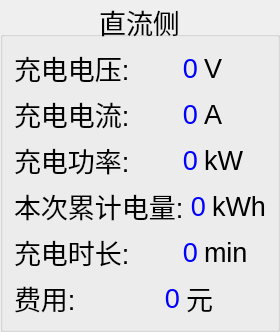
                            <widget class="QGroupBox" name="verticalGroupBox_6">
                             <property name="font">
                              <font>
                               <family>Microsoft YaHei UI</family>
                               <pointsize>20</pointsize>
                               <italic>false</italic>
                               <bold>false</bold>
                              </font>
                             </property>
                             <property name="styleSheet">
                              <string notr="true">font: 20pt &quot;Microsoft YaHei UI&quot;;</string>
                             </property>
                             <property name="title">
                              <string>直流侧</string>
                             </property>
                             <property name="alignment">
                              <set>Qt::AlignCenter</set>
                             </property>
                             <property name="flat">
                              <bool>false</bool>
                             </property>
                             <layout class="QVBoxLayout" name="verticalLayout_17">
                              <item>
                               <layout class="QVBoxLayout" name="verticalLayout_18">
                                <item>
                                 <layout class="QHBoxLayout" name="horizontalLayout_12">
                                  <item>
                                   <widget class="QLabel" name="label_40">
                                    <property name="focusPolicy">
                                     <enum>Qt::NoFocus</enum>
                                    </property>
                                    <property name="styleSheet">
                                     <string notr="true">font: 20pt &quot;微软雅黑&quot;;</string>
                                    </property>
                                    <property name="text">
                                     <string>充电电压:</string>
                                    </property>
                                   </widget>
                                  </item>
                                  <item>
                                   <widget class="QLabel" name="label_41">
                                    <property name="focusPolicy">
                                     <enum>Qt::NoFocus</enum>
                                    </property>
                                    <property name="styleSheet">
                                     <string notr="true">font: 20pt &quot;微软雅黑&quot;;
color: rgb(0, 0, 255);</string>
                                    </property>
                                    <property name="text">
                                     <string>0</string>
                                    </property>
                                    <property name="alignment">
                                     <set>Qt::AlignRight|Qt::AlignTrailing|Qt::AlignVCenter</set>
                                    </property>
                                   </widget>
                                  </item>
                                  <item>
                                   <widget class="QLabel" name="label_42">
                                    <property name="focusPolicy">
                                     <enum>Qt::NoFocus</enum>
                                    </property>
                                    <property name="styleSheet">
                                     <string notr="true">font: 20pt &quot;微软雅黑&quot;;</string>
                                    </property>
                                    <property name="text">
                                     <string>V</string>
                                    </property>
                                   </widget>
                                  </item>
                                 </layout>
                                </item>
                                <item>
                                 <layout class="QHBoxLayout" name="horizontalLayout_33">
                                  <item>
                                   <widget class="QLabel" name="label_47">
                                    <property name="focusPolicy">
                                     <enum>Qt::NoFocus</enum>
                                    </property>
                                    <property name="styleSheet">
                                     <string notr="true">font: 20pt &quot;微软雅黑&quot;;</string>
                                    </property>
                                    <property name="text">
                                     <string>充电电流:</string>
                                    </property>
                                   </widget>
                                  </item>
                                  <item>
                                   <widget class="QLabel" name="label_48">
                                    <property name="focusPolicy">
                                     <enum>Qt::NoFocus</enum>
                                    </property>
                                    <property name="styleSheet">
                                     <string notr="true">font: 20pt &quot;微软雅黑&quot;;
color: rgb(0, 0, 255);</string>
                                    </property>
                                    <property name="text">
                                     <string>0</string>
                                    </property>
                                    <property name="alignment">
                                     <set>Qt::AlignRight|Qt::AlignTrailing|Qt::AlignVCenter</set>
                                    </property>
                                   </widget>
                                  </item>
                                  <item>
                                   <widget class="QLabel" name="label_49">
                                    <property name="focusPolicy">
                                     <enum>Qt::NoFocus</enum>
                                    </property>
                                    <property name="styleSheet">
                                     <string notr="true">font: 20pt &quot;微软雅黑&quot;;</string>
                                    </property>
                                    <property name="text">
                                     <string>A</string>
                                    </property>
                                   </widget>
                                  </item>
                                 </layout>
                                </item>
                                <item>
                                 <layout class="QHBoxLayout" name="horizontalLayout_34">
                                  <item>
                                   <widget class="QLabel" name="label_54">
                                    <property name="focusPolicy">
                                     <enum>Qt::NoFocus</enum>
                                    </property>
                                    <property name="styleSheet">
                                     <string notr="true">font: 20pt &quot;微软雅黑&quot;;</string>
                                    </property>
                                    <property name="text">
                                     <string>充电功率:</string>
                                    </property>
                                   </widget>
                                  </item>
                                  <item>
                                   <widget class="QLabel" name="label_55">
                                    <property name="focusPolicy">
                                     <enum>Qt::NoFocus</enum>
                                    </property>
                                    <property name="styleSheet">
                                     <string notr="true">font: 20pt &quot;微软雅黑&quot;;
color: rgb(0, 0, 255);</string>
                                    </property>
                                    <property name="text">
                                     <string>0</string>
                                    </property>
                                    <property name="alignment">
                                     <set>Qt::AlignRight|Qt::AlignTrailing|Qt::AlignVCenter</set>
                                    </property>
                                   </widget>
                                  </item>
                                  <item>
                                   <widget class="QLabel" name="label_56">
                                    <property name="focusPolicy">
                                     <enum>Qt::NoFocus</enum>
                                    </property>
                                    <property name="styleSheet">
                                     <string notr="true">font: 20pt &quot;微软雅黑&quot;;</string>
                                    </property>
                                    <property name="text">
                                     <string>kW</string>
                                    </property>
                                   </widget>
                                  </item>
                                 </layout>
                                </item>
                                <item>
                                 <layout class="QHBoxLayout" name="horizontalLayout_35">
                                  <item>
                                   <widget class="QLabel" name="label_57">
                                    <property name="focusPolicy">
                                     <enum>Qt::NoFocus</enum>
                                    </property>
                                    <property name="styleSheet">
                                     <string notr="true">font: 20pt &quot;微软雅黑&quot;;</string>
                                    </property>
                                    <property name="text">
                                     <string>本次累计电量:</string>
                                    </property>
                                   </widget>
                                  </item>
                                  <item>
                                   <widget class="QLabel" name="label_58">
                                    <property name="focusPolicy">
                                     <enum>Qt::NoFocus</enum>
                                    </property>
                                    <property name="styleSheet">
                                     <string notr="true">font: 20pt &quot;微软雅黑&quot;;
color: rgb(0, 0, 255);</string>
                                    </property>
                                    <property name="text">
                                     <string>0</string>
                                    </property>
                                    <property name="alignment">
                                     <set>Qt::AlignRight|Qt::AlignTrailing|Qt::AlignVCenter</set>
                                    </property>
                                   </widget>
                                  </item>
                                  <item>
                                   <widget class="QLabel" name="label_59">
                                    <property name="focusPolicy">
                                     <enum>Qt::NoFocus</enum>
                                    </property>
                                    <property name="styleSheet">
                                     <string notr="true">font: 20pt &quot;微软雅黑&quot;;</string>
                                    </property>
                                    <property name="text">
                                     <string>kWh</string>
                                    </property>
                                   </widget>
                                  </item>
                                 </layout>
                                </item>
                                <item>
                                 <layout class="QHBoxLayout" name="horizontalLayout_36">
                                  <item>
                                   <widget class="QLabel" name="label_60">
                                    <property name="focusPolicy">
                                     <enum>Qt::NoFocus</enum>
                                    </property>
                                    <property name="styleSheet">
                                     <string notr="true">font: 20pt &quot;微软雅黑&quot;;</string>
                                    </property>
                                    <property name="text">
                                     <string>充电时长:</string>
                                    </property>
                                   </widget>
                                  </item>
                                  <item>
                                   <widget class="QLabel" name="label_61">
                                    <property name="focusPolicy">
                                     <enum>Qt::NoFocus</enum>
                                    </property>
                                    <property name="styleSheet">
                                     <string notr="true">font: 20pt &quot;微软雅黑&quot;;
color: rgb(0, 0, 255);</string>
                                    </property>
                                    <property name="text">
                                     <string>0</string>
                                    </property>
                                    <property name="alignment">
                                     <set>Qt::AlignRight|Qt::AlignTrailing|Qt::AlignVCenter</set>
                                    </property>
                                   </widget>
                                  </item>
                                  <item>
                                   <widget class="QLabel" name="label_62">
                                    <property name="focusPolicy">
                                     <enum>Qt::NoFocus</enum>
                                    </property>
                                    <property name="styleSheet">
                                     <string notr="true">font: 20pt &quot;微软雅黑&quot;;</string>
                                    </property>
                                    <property name="text">
                                     <string>min</string>
                                    </property>
                                   </widget>
                                  </item>
                                 </layout>
                                </item>
                                <item>
                                 <layout class="QHBoxLayout" name="horizontalLayout_37">
                                  <item>
                                   <widget class="QLabel" name="label_63">
                                    <property name="focusPolicy">
                                     <enum>Qt::NoFocus</enum>
                                    </property>
                                    <property name="styleSheet">
                                     <string notr="true">font: 20pt &quot;微软雅黑&quot;;</string>
                                    </property>
                                    <property name="text">
                                     <string>费用:</string>
                                    </property>
                                   </widget>
                                  </item>
                                  <item>
                                   <widget class="QLabel" name="label_64">
                                    <property name="focusPolicy">
                                     <enum>Qt::NoFocus</enum>
                                    </property>
                                    <property name="styleSheet">
                                     <string notr="true">font: 20pt &quot;微软雅黑&quot;;
color: rgb(0, 0, 255);</string>
                                    </property>
                                    <property name="text">
                                     <string>0</string>
                                    </property>
                                    <property name="alignment">
                                     <set>Qt::AlignRight|Qt::AlignTrailing|Qt::AlignVCenter</set>
                                    </property>
                                   </widget>
                                  </item>
                                  <item>
                                   <widget class="QLabel" name="label_65">
                                    <property name="focusPolicy">
                                     <enum>Qt::NoFocus</enum>
                                    </property>
                                    <property name="styleSheet">
                                     <string notr="true">font: 20pt &quot;微软雅黑&quot;;</string>
                                    </property>
                                    <property name="text">
                                     <string>元</string>
                                    </property>
                                   </widget>
                                  </item>
                                 </layout>
                                </item>
                               </layout>
                              </item>
                             </layout>
                            </widget>
